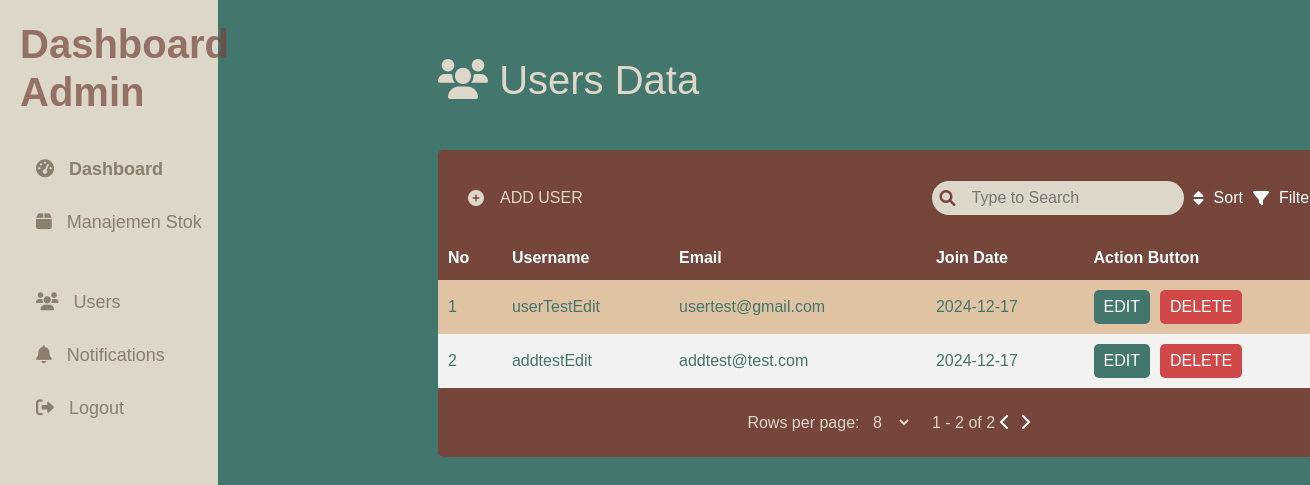
Page /index.php?page=users on the committed database.
### tables this page shows
CREATE TABLE `users` (
  `user_id` int(11) NOT NULL,
  `username` varchar(16) NOT NULL,
  `email` varchar(255) NOT NULL,
  `password` varchar(255) NOT NULL,
  `join_date` date NOT NULL,
  `address` varchar(255) NOT NULL
);

### users.php (the view, shortened to what this page needs)
<?php
include 'config.php';
$page = isset($_GET['page_num']) ? (int)$_GET['page_num'] : 1;
$rowsPerPage = isset($_GET['rows_per_page']) ? (int)$_GET['rows_per_page'] : 8;
$offset = ($page - 1) * $rowsPerPage;
try {
    $pdo = new PDO("mysql:host=$servername;dbname=$dbname", $username, $password);
    $pdo->setAttribute(PDO::ATTR_ERRMODE, PDO::ERRMODE_EXCEPTION);
    $stmt = $pdo->prepare("SELECT COUNT(*) FROM users");
    $stmt->execute();
    $totalUsers = $stmt->fetchColumn();
    $totalPages = ceil($totalUsers / $rowsPerPage);
    $stmt = $pdo->prepare("SELECT user_id, username, email, join_date FROM users LIMIT :offset, :rowsPerPage");
    $stmt->bindParam(':offset', $offset, PDO::PARAM_INT);
    $stmt->bindParam(':rowsPerPage', $rowsPerPage, PDO::PARAM_INT);
    $stmt->execute();
    $users = $stmt->fetchAll(PDO::FETCH_ASSOC);
} catch (PDOException $e) {
    echo "Error: " . $e->getMessage();
}
?>
<link rel="stylesheet" href="./style/table.css">
<div class="col-md-9 content" style="margin-left: 400px;">
    <div class="row">
        <div class="contr">
            <div style="color:#DCD7C9; font-size: 40px; margin-bottom: 40px;">
                <i class="fas fa-users"></i> Users Data
            </div>
            <div class="hdr">
                <div class="title">
                    <i class="fas fa-plus-circle" style="color: #DCD7C9;"></i>
                    <button class="btn-add"><a style="text-decoration: none; color: #DCD7C9;" href="index.php?page=tambahuser">ADD USER</a></button>
                </div>
                <div class="search">
                    <div style="position: relative;">
                        <i class="fa-solid fa-magnifying-glass" style="position: absolute; left: -2px; top: 50%; transform: translateY(-50%); color: #76453B;"></i>
                        <input type="text" placeholder="Type to Search" class="inpt" style="padding-left: 40px; border-radius: 50px;">
                    </div>
                    <i class="fas fa-sort" style="margin:10px;"></i> Sort
                    <i class="fas fa-filter" style="margin:10px;"></i> Filter
                </div>
            </div>
            <table id="dataContainer">
                <thead style="color: #D5CEC0;">
                    <tr>
                        <th>No</th>
                        <th>Username</th>
                        <th>Email</th>
                        <th>Join Date</th>
                        <th>Action Button</th>
                    </tr>
                </thead>
                <tbody>
                    <?php
                        $i = $offset + 1;
                        if (!empty($users)):
                        foreach ($users as $user):
                    ?>
                            <tr>
                                <td><?php echo htmlspecialchars($i++); ?></td>
                                <td><?php echo htmlspecialchars($user['username']); ?></td>
                                <td><?php echo htmlspecialchars($user['email']); ?></td>
                                <td><?php echo htmlspecialchars($user['join_date']); ?></td>
                                <td class="action-buttons">
                                    <a class="edit-btn" href="index.php?page=edituser&user_id=<?php echo $user['user_id']; ?>" style="text-decoration: none;">EDIT</a>
                                    <a class="delete-btn" href="index.php?page=deleteuser&user_id=<?php echo $user['user_id']; ?>" style="text-decoration: none;">DELETE</a>
                                </td>
                            </tr>
                    <?php
                        endforeach;
                    else:
                    ?>
                        <tr>
                            <td colspan="5">Tidak ada data pengguna</td>
                        </tr>
                    <?php endif; ?>
                </tbody>
            </table>
            <div class="footer d-flex justify-content-center align-items-center" style="color: #DCD7C9;">
                <div>
                    Rows per page:
                    <select id="rowsPerPage" onchange="updateTable()" style="background-color: #76453B; color: #DCD7C9;">
                        <option value="8" <?php if ($rowsPerPage == 8) echo "selected"; ?>>8</option>
                    </select>
                </div>
                <div class="pagination" style="margin-left: 20px;">
                    <span id="pageInfo"><?php echo "1 - " . ($offset + count($users)) . " of $totalUsers"; ?></span>
                    <a href="index.php?page=users&page_num=<?php echo $page - 1; ?>&rows_per_page=<?php echo $rowsPerPage; ?>" class="pagination-btn" <?php if ($page <= 1) echo 'disabled'; ?>>
                        <i class="fas fa-chevron-left" style="color: white;"></i>
                    </a>
                    <a href="index.php?page=users&page_num=<?php echo $page + 1; ?>&rows_per_page=<?php echo $rowsPerPage; ?>" class="pagination-btn" <?php if ($page >= $totalPages) echo 'disabled'; ?>>
                        <i class="fas fa-chevron-right" style="color: white;"></i>
                    </a>
                </div>
            </div>
        </div>
    </div>
</div>

### style/dash.css (style rules this page uses)
body { background-color: #43766C; font-family: Arial, sans-serif; }
.content { padding: 30px; }

### style/table.css (style rules this page uses)
body { font-family: Arial, sans-serif; background-color: #43766C; margin: 0; padding: 0; }
.contr { width: 100%; padding: 20px; }
.hdr { display: flex; justify-content: space-between; align-items: center; background-color: #76453B; color: white; padding: 30px; margin-bottom: -20px; border-radius: 5px; }
.hdr .title { display: flex; align-items: center; }
.hdr .title i { margin-right: 10px; }
.hdr .search { display: flex; align-items: center; }
.hdr .search input { padding: 5px; border: none; border-radius: 5px; }
.hdr .search i { margin-left: 10px; cursor: pointer; }
table { width: 100%; border-collapse: collapse; margin-top: 10px; }
th, td { padding: 10px; text-align: left; color: #43766C; }
th { background-color: #76453B; color: white; }
tr:nth-child(even) { background-color: #f2f2f2; }
tr:nth-child(odd) { background-color: #e0c3a3; }
.action-buttons { display: flex; gap: 10px; }
.btn-add { background-color: #76453B; border: none; color: white; }
.edit-btn { background-color: #43766C; color: white; border: none; padding: 5px 10px; border-radius: 5px; cursor: pointer; text-decoration: none; }
.delete-btn { background-color: #D14848; color: white; border: none; padding: 5px 10px; border-radius: 5px; cursor: pointer; text-decoration: none; }
.footer { display: flex; justify-content: space-between; align-items: center; background-color: #76453B; color: white; padding: 20px; border-radius: 5px; }
.footer select { padding: 5px; border: none; border-radius: 5px; }
.footer .pagination { display: flex; align-items: center; }
.footer .pagination i { margin: 0 5px; cursor: pointer; }
.inpt { background-color: #DCD7C9; border-radius: 50%; }

### rows in the picture
users: username "userTestEdit", email "usertest@gmail.com", join_date "2024-12-17"
users: username "addtestEdit", email "addtest@test.com", join_date "2024-12-17"

### other values in the picture
$offset + count($users) "2"
$totalUsers "2"
